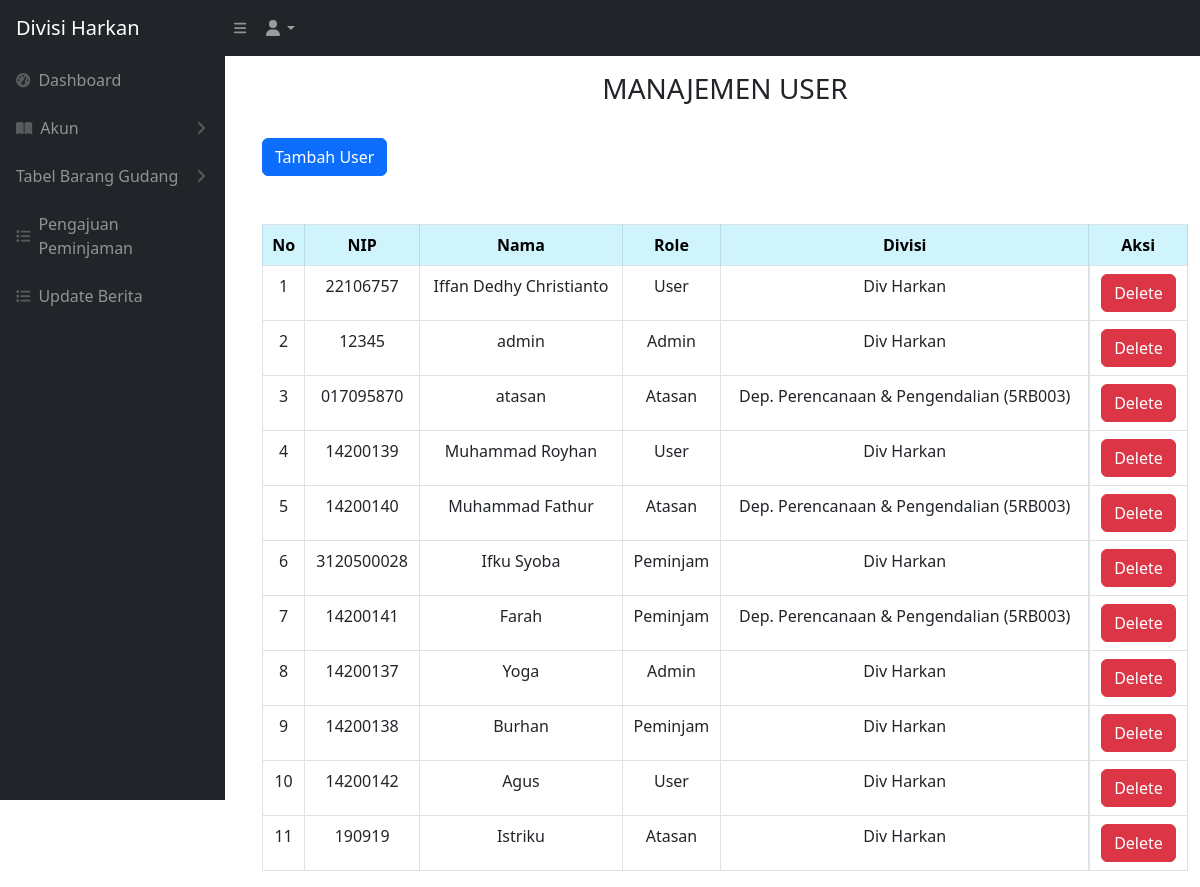
Page /user_manajemen.php (signed in) on the earlier database version.
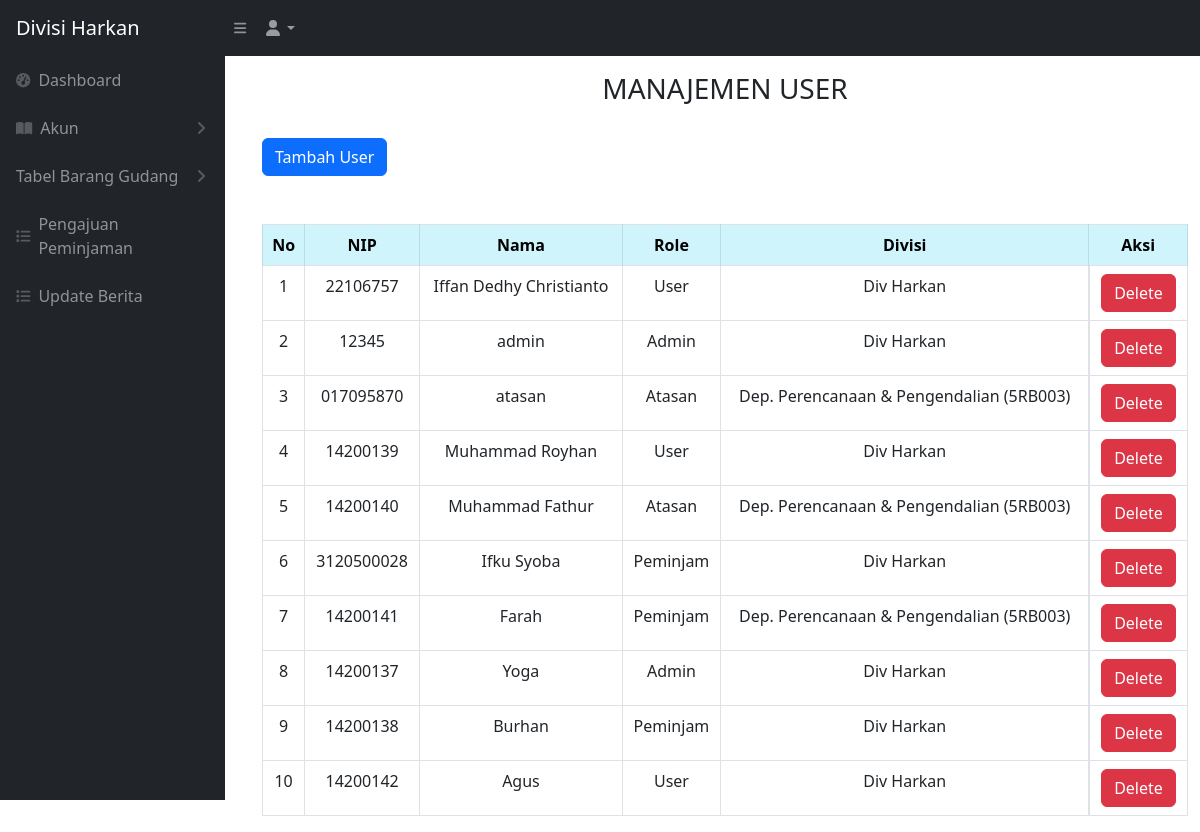
Same page on the later database version.
### tables this page shows
CREATE TABLE `users` (
  `id_user` int NOT NULL,
  `nip_user` varchar(512) NOT NULL,
  `nama_user` varchar(512) NOT NULL,
  `password_user` varchar(512) NOT NULL,
  `divisi_id` int NOT NULL,
  `role_id` int NOT NULL
);

CREATE TABLE `divisi` (
  `iddivisi` int NOT NULL,
  `namadivisi` varchar(200) NOT NULL
);

### user_manajemen.php (the view, shortened to what this page needs)
<!DOCTYPE html>
<html lang="en">
<head>
    <link href="css/styles.css" rel="stylesheet" />
</head>
<?php include 'sidebar.php' ?>
<br>
<br>
<body>
    <main id="main-content" class="<?= isset($_GET['sidebarClosed']) ? '' : 'main-with-sidebar' ?>">
        <div class="container-fluid px-4">
            <h3 class="mt-4 text-center">MANAJEMEN USER</h3>
        </div>
        <br>
        <div class="container -fluid">
            <div class="card-mb-4">
                <button type="button" class="btn btn-primary" data-bs-toggle="modal" data-bs-target="#myModal">
                    Tambah User
                </button>
                <br>
                <br>
                <br>
                <div class="card-body">
                    <div class="table table-responsive">
                        <table class="table table-bordered" id="dataTable" width="100" cellspacing="0">
                            <thead>
                                <tr>
                                    <th class="table-info text-center align-middle">No</th>
                                    <th class="table-info text-center align-middle">NIP</th>
                                    <th class="table-info text-center align-middle">Nama</th>
                                    <th class="table-info text-center align-middle">Role</th>
                                    <th class="table-info text-center align-middle">Divisi</th>
                                    <th class="table-info text-center align-middle">Aksi</th>
                                </tr>
                            </thead>
                            <tbody>
                                <?php
                                require 'controller/koneksi.php';
                                $query = "SELECT nip_user, nama_user, role_id FROM users";
                                $i = 1;
                                $ambilSemuaUser = mysqli_query($conn, $query);
                                while ($data = mysqli_fetch_array($ambilSemuaUser)) {
                                    $nip = $data['nip_user'];
                                    $nama = $data['nama_user'];
                                    $role = $data['role_id'];
                                ?>
                                    <tr>
                                        <td style="text-align: center;"><?= $i++ ?></td>
                                        <td style="text-align: center;"><?= $nip ?></td>
                                        <td style="text-align: center;"><?= $nama ?></td>
                                        <td style="text-align: center;">
                                            <?php
                                            if ($role == 1) {
                                                echo "Admin";
                                            } else if ($role == 2) {
                                                echo "User";
                                            } else if ($role == 3) {
                                                echo "Atasan";
                                            } else if ($role == 4) {
                                                echo "Peminjam";
                                            } else {
                                                echo "User tidak diketahui";
                                            }
                                            ?></td>
                                        <td style="text-align: center;">
                                            <?php
                                            $queryDivisi = "SELECT d.namadivisi FROM divisi d INNER JOIN users u ON d.iddivisi = u.divisi_id WHERE u.nip_user = '$nip'";
                                            $resultDivisi = mysqli_query($conn, $queryDivisi);
                                            if ($resultDivisi && mysqli_num_rows($resultDivisi) > 0) {
                                                $rowDivisi = mysqli_fetch_assoc($resultDivisi);
                                                echo $rowDivisi['namadivisi'];
                                            } else {
                                                echo "Tidak ada data divisi";
                                            }
                                            ?></td>
                                        <td class="text-center-td">
                                            <button type="button" class="btn btn-danger" data-bs-toggle="modal" data-bs-target="#delete<?= $nip; ?>">
                                                Delete
                                            </button>
                                        </td>
                                    </tr>
                                <?php
                                };
                                ?>
                            </tbody>
                        </table>
    </main>
</body>
</html>

### sidebar.php (shortened to what this page needs)
<div class="sb-nav-fixed">
    <nav class="sb-topnav navbar navbar-expand navbar-dark bg-dark">
        <a class="navbar-brand ps-3" href="dashboard.php">Divisi Harkan</a>
        <button class="btn btn-link btn-sm order-1 order-lg-0 me-4 me-lg-0" id="sidebarToggle" href="#"><i class="fas fa-bars"></i></button>
        <ul class="navbar-nav ms-auto ms-md-0 me-3 me-lg-4">
                <li class="nav-item dropdown">
                    <a class="nav-link dropdown-toggle" id="navbarDropdown" href="#" role="button" data-bs-toggle="dropdown" aria-expanded="false"><i class="fas fa-user fa-fw"></i></a>
                </li>
            </ul>
    </nav>
    <div id="layoutSidenav">
        <div id="layoutSidenav_nav">
            <nav class="sb-sidenav accordion sb-sidenav-dark" id="sidenavAccordion">
                <div class="sb-sidenav-menu">
                    <div class="nav">
                        <a class="nav-link" href="dashboard.php">
                            <div class="sb-nav-link-icon"><i class="fas fa-tachometer-alt"></i></div>
                            Dashboard
                        </a>
                        <a class="nav-link collapsed" href="#" data-bs-toggle="collapse" data-bs-target="#collapsePages" aria-expanded="false" aria-controls="collapsePages">
                            <div class="sb-nav-link-icon"><i class="fas fa-book-open"></i></div>
                            Akun
                            <div class="sb-sidenav-collapse-arrow"><i class="fas fa-angle-down"></i></div>
                        </a>
                        <a class="nav-link collapsed" href="#" data-bs-toggle="collapse" data-bs-target="#pagesCollapseTabel" aria-expanded="false" aria-controls="pagesCollapseTabel">
                            Tabel Barang Gudang
                            <div class="sb-sidenav-collapse-arrow"><i class="fas fa-angle-down"></i></div>
                        </a>
                        <a class="nav-link" href="peminjaman.php">
                            <div class="sb-nav-link-icon"><i class="fa-solid fa-list"></i></div>
                            Pengajuan Peminjaman
                        </a>
                        <a class="nav-link" href="berita.php">
                            <div class="sb-nav-link-icon"><i class="fa-solid fa-list"></i></div>
                            Update Berita
                        </a>
                    </div>
                </div>
            </nav>
        </div>
    </div>
</div>

### user_manajemen.php (style rules this page uses)
.text-center-td { display: flex; justify-content: center; align-items: center; }

Differences in the rows shown:
removed users: nip_user "190919", nama_user "Istriku", shows "Atasan", divisi.namadivisi "Div Harkan"
